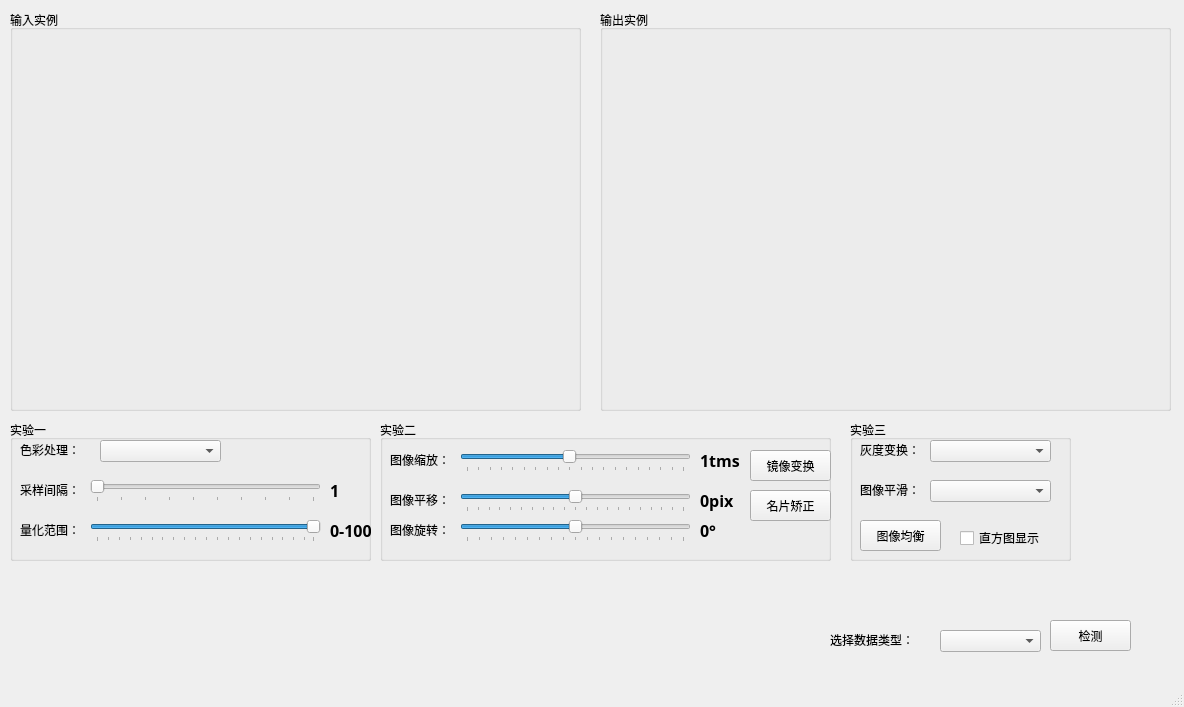
<?xml version="1.0" encoding="UTF-8"?>
<ui version="4.0">
 <class>MainWindow</class>
 <widget class="QMainWindow" name="MainWindow">
  <property name="geometry">
   <rect>
    <x>0</x>
    <y>0</y>
    <width>1184</width>
    <height>707</height>
   </rect>
  </property>
  <property name="windowTitle">
   <string>MainWindow</string>
  </property>
  <widget class="QWidget" name="centralwidget">
   <widget class="QGroupBox" name="groupBox_AftShow">
    <property name="geometry">
     <rect>
      <x>600</x>
      <y>10</y>
      <width>571</width>
      <height>401</height>
     </rect>
    </property>
    <property name="title">
     <string>输出实例</string>
    </property>
    <widget class="QLabel" name="label_AftPicShow">
     <property name="geometry">
      <rect>
       <x>10</x>
       <y>20</y>
       <width>551</width>
       <height>371</height>
      </rect>
     </property>
     <property name="text">
      <string/>
     </property>
    </widget>
   </widget>
   <widget class="QGroupBox" name="groupBox_PreShow">
    <property name="geometry">
     <rect>
      <x>10</x>
      <y>10</y>
      <width>571</width>
      <height>401</height>
     </rect>
    </property>
    <property name="title">
     <string>输入实例</string>
    </property>
    <widget class="QLabel" name="label_PrePicShow">
     <property name="geometry">
      <rect>
       <x>10</x>
       <y>20</y>
       <width>551</width>
       <height>371</height>
      </rect>
     </property>
     <property name="text">
      <string/>
     </property>
     <property name="scaledContents">
      <bool>true</bool>
     </property>
    </widget>
   </widget>
   <widget class="QGroupBox" name="groupBox">
    <property name="geometry">
     <rect>
      <x>10</x>
      <y>420</y>
      <width>361</width>
      <height>141</height>
     </rect>
    </property>
    <property name="font">
     <font>
      <family>Times New Roman</family>
     </font>
    </property>
    <property name="title">
     <string>实验一</string>
    </property>
    <widget class="QLabel" name="label_datatype_2">
     <property name="geometry">
      <rect>
       <x>10</x>
       <y>20</y>
       <width>71</width>
       <height>20</height>
      </rect>
     </property>
     <property name="text">
      <string>色彩处理：</string>
     </property>
    </widget>
    <widget class="QComboBox" name="comboBox_ColorDeal">
     <property name="geometry">
      <rect>
       <x>90</x>
       <y>20</y>
       <width>121</width>
       <height>22</height>
      </rect>
     </property>
     <item>
      <property name="text">
       <string/>
      </property>
     </item>
     <item>
      <property name="text">
       <string>反色处理</string>
      </property>
     </item>
     <item>
      <property name="text">
       <string>灰值化</string>
      </property>
     </item>
     <item>
      <property name="text">
       <string>Lab颜色模型</string>
      </property>
     </item>
     <item>
      <property name="text">
       <string>YCrCb颜色模型</string>
      </property>
     </item>
     <item>
      <property name="text">
       <string>HSI颜色模型</string>
      </property>
     </item>
    </widget>
    <widget class="QSlider" name="slider_ImgSample">
     <property name="geometry">
      <rect>
       <x>80</x>
       <y>60</y>
       <width>231</width>
       <height>22</height>
      </rect>
     </property>
     <property name="minimum">
      <number>1</number>
     </property>
     <property name="maximum">
      <number>10</number>
     </property>
     <property name="singleStep">
      <number>1</number>
     </property>
     <property name="orientation">
      <enum>Qt::Horizontal</enum>
     </property>
     <property name="tickPosition">
      <enum>QSlider::TicksBelow</enum>
     </property>
     <property name="tickInterval">
      <number>1</number>
     </property>
    </widget>
    <widget class="QLabel" name="label_datatype_3">
     <property name="geometry">
      <rect>
       <x>10</x>
       <y>60</y>
       <width>71</width>
       <height>20</height>
      </rect>
     </property>
     <property name="text">
      <string>采样间隔：</string>
     </property>
    </widget>
    <widget class="QLabel" name="label_sample">
     <property name="geometry">
      <rect>
       <x>320</x>
       <y>60</y>
       <width>31</width>
       <height>21</height>
      </rect>
     </property>
     <property name="font">
      <font>
       <family>Agency FB</family>
       <pointsize>12</pointsize>
       <weight>75</weight>
       <bold>true</bold>
      </font>
     </property>
     <property name="text">
      <string>1</string>
     </property>
    </widget>
    <widget class="QSlider" name="slider_ImgQuanty">
     <property name="geometry">
      <rect>
       <x>80</x>
       <y>100</y>
       <width>231</width>
       <height>22</height>
      </rect>
     </property>
     <property name="minimum">
      <number>1</number>
     </property>
     <property name="maximum">
      <number>100</number>
     </property>
     <property name="singleStep">
      <number>5</number>
     </property>
     <property name="value">
      <number>100</number>
     </property>
     <property name="orientation">
      <enum>Qt::Horizontal</enum>
     </property>
     <property name="tickPosition">
      <enum>QSlider::TicksBelow</enum>
     </property>
     <property name="tickInterval">
      <number>5</number>
     </property>
    </widget>
    <widget class="QLabel" name="label_datatype_4">
     <property name="geometry">
      <rect>
       <x>10</x>
       <y>100</y>
       <width>71</width>
       <height>20</height>
      </rect>
     </property>
     <property name="text">
      <string>量化范围：</string>
     </property>
    </widget>
    <widget class="QLabel" name="label_quanty">
     <property name="geometry">
      <rect>
       <x>320</x>
       <y>100</y>
       <width>41</width>
       <height>21</height>
      </rect>
     </property>
     <property name="font">
      <font>
       <family>Agency FB</family>
       <pointsize>12</pointsize>
       <weight>75</weight>
       <bold>true</bold>
      </font>
     </property>
     <property name="text">
      <string>0-100</string>
     </property>
    </widget>
   </widget>
   <widget class="QLabel" name="label_datatype">
    <property name="geometry">
     <rect>
      <x>830</x>
      <y>630</y>
      <width>101</width>
      <height>20</height>
     </rect>
    </property>
    <property name="text">
     <string>选择数据类型：</string>
    </property>
   </widget>
   <widget class="QComboBox" name="comboBox_SelectData">
    <property name="geometry">
     <rect>
      <x>940</x>
      <y>630</y>
      <width>101</width>
      <height>22</height>
     </rect>
    </property>
    <item>
     <property name="text">
      <string/>
     </property>
    </item>
    <item>
     <property name="text">
      <string>读入图像</string>
     </property>
    </item>
    <item>
     <property name="text">
      <string>读入本地视频</string>
     </property>
    </item>
   </widget>
   <widget class="QGroupBox" name="groupBox_2">
    <property name="geometry">
     <rect>
      <x>380</x>
      <y>420</y>
      <width>451</width>
      <height>141</height>
     </rect>
    </property>
    <property name="font">
     <font>
      <family>Times New Roman</family>
     </font>
    </property>
    <property name="title">
     <string>实验二</string>
    </property>
    <widget class="QSlider" name="slider_ImgZoom">
     <property name="geometry">
      <rect>
       <x>80</x>
       <y>30</y>
       <width>231</width>
       <height>22</height>
      </rect>
     </property>
     <property name="minimum">
      <number>-9</number>
     </property>
     <property name="maximum">
      <number>10</number>
     </property>
     <property name="singleStep">
      <number>1</number>
     </property>
     <property name="sliderPosition">
      <number>0</number>
     </property>
     <property name="orientation">
      <enum>Qt::Horizontal</enum>
     </property>
     <property name="tickPosition">
      <enum>QSlider::TicksBelow</enum>
     </property>
     <property name="tickInterval">
      <number>1</number>
     </property>
    </widget>
    <widget class="QLabel" name="label_datatype_9">
     <property name="geometry">
      <rect>
       <x>10</x>
       <y>30</y>
       <width>71</width>
       <height>20</height>
      </rect>
     </property>
     <property name="text">
      <string>图像缩放：</string>
     </property>
    </widget>
    <widget class="QLabel" name="label_zoom">
     <property name="geometry">
      <rect>
       <x>320</x>
       <y>30</y>
       <width>41</width>
       <height>21</height>
      </rect>
     </property>
     <property name="font">
      <font>
       <family>Agency FB</family>
       <pointsize>12</pointsize>
       <weight>75</weight>
       <bold>true</bold>
      </font>
     </property>
     <property name="text">
      <string>1tms</string>
     </property>
    </widget>
    <widget class="QSlider" name="slider_ImgTranslation">
     <property name="geometry">
      <rect>
       <x>80</x>
       <y>70</y>
       <width>231</width>
       <height>22</height>
      </rect>
     </property>
     <property name="minimum">
      <number>-100</number>
     </property>
     <property name="maximum">
      <number>100</number>
     </property>
     <property name="singleStep">
      <number>10</number>
     </property>
     <property name="value">
      <number>0</number>
     </property>
     <property name="sliderPosition">
      <number>0</number>
     </property>
     <property name="orientation">
      <enum>Qt::Horizontal</enum>
     </property>
     <property name="tickPosition">
      <enum>QSlider::TicksBelow</enum>
     </property>
     <property name="tickInterval">
      <number>10</number>
     </property>
    </widget>
    <widget class="QLabel" name="label_datatype_10">
     <property name="geometry">
      <rect>
       <x>10</x>
       <y>70</y>
       <width>71</width>
       <height>20</height>
      </rect>
     </property>
     <property name="text">
      <string>图像平移：</string>
     </property>
    </widget>
    <widget class="QLabel" name="label_tanslation">
     <property name="geometry">
      <rect>
       <x>320</x>
       <y>70</y>
       <width>41</width>
       <height>21</height>
      </rect>
     </property>
     <property name="font">
      <font>
       <family>Agency FB</family>
       <pointsize>12</pointsize>
       <weight>75</weight>
       <bold>true</bold>
      </font>
     </property>
     <property name="text">
      <string>0pix</string>
     </property>
    </widget>
    <widget class="QPushButton" name="pushButton_ImgeMirroring">
     <property name="geometry">
      <rect>
       <x>370</x>
       <y>30</y>
       <width>81</width>
       <height>31</height>
      </rect>
     </property>
     <property name="text">
      <string>镜像变换</string>
     </property>
    </widget>
    <widget class="QSlider" name="slider_ImgRotate">
     <property name="geometry">
      <rect>
       <x>80</x>
       <y>100</y>
       <width>231</width>
       <height>22</height>
      </rect>
     </property>
     <property name="minimum">
      <number>-90</number>
     </property>
     <property name="maximum">
      <number>90</number>
     </property>
     <property name="singleStep">
      <number>10</number>
     </property>
     <property name="value">
      <number>0</number>
     </property>
     <property name="sliderPosition">
      <number>0</number>
     </property>
     <property name="orientation">
      <enum>Qt::Horizontal</enum>
     </property>
     <property name="tickPosition">
      <enum>QSlider::TicksBelow</enum>
     </property>
     <property name="tickInterval">
      <number>10</number>
     </property>
    </widget>
    <widget class="QLabel" name="label_datatype_11">
     <property name="geometry">
      <rect>
       <x>10</x>
       <y>100</y>
       <width>71</width>
       <height>20</height>
      </rect>
     </property>
     <property name="text">
      <string>图像旋转：</string>
     </property>
    </widget>
    <widget class="QLabel" name="label_rotate">
     <property name="geometry">
      <rect>
       <x>320</x>
       <y>100</y>
       <width>41</width>
       <height>21</height>
      </rect>
     </property>
     <property name="font">
      <font>
       <family>Agency FB</family>
       <pointsize>12</pointsize>
       <weight>75</weight>
       <bold>true</bold>
      </font>
     </property>
     <property name="text">
      <string>0°</string>
     </property>
    </widget>
    <widget class="QPushButton" name="pushButton_CardCorrect">
     <property name="geometry">
      <rect>
       <x>370</x>
       <y>70</y>
       <width>81</width>
       <height>31</height>
      </rect>
     </property>
     <property name="text">
      <string>名片矫正</string>
     </property>
    </widget>
   </widget>
   <widget class="QPushButton" name="pushButton_VideoDisplay">
    <property name="geometry">
     <rect>
      <x>1050</x>
      <y>620</y>
      <width>81</width>
      <height>31</height>
     </rect>
    </property>
    <property name="text">
     <string>检测</string>
    </property>
   </widget>
   <widget class="QGroupBox" name="groupBox_3">
    <property name="geometry">
     <rect>
      <x>850</x>
      <y>420</y>
      <width>221</width>
      <height>141</height>
     </rect>
    </property>
    <property name="title">
     <string>实验三</string>
    </property>
    <widget class="QLabel" name="label_datatype_12">
     <property name="geometry">
      <rect>
       <x>10</x>
       <y>20</y>
       <width>71</width>
       <height>20</height>
      </rect>
     </property>
     <property name="text">
      <string>灰度变换：</string>
     </property>
    </widget>
    <widget class="QComboBox" name="comboBox_GrayDeal">
     <property name="geometry">
      <rect>
       <x>80</x>
       <y>20</y>
       <width>121</width>
       <height>22</height>
      </rect>
     </property>
     <item>
      <property name="text">
       <string/>
      </property>
     </item>
     <item>
      <property name="text">
       <string>线性变换</string>
      </property>
     </item>
     <item>
      <property name="text">
       <string>对数变换</string>
      </property>
     </item>
     <item>
      <property name="text">
       <string>指数变换</string>
      </property>
     </item>
     <item>
      <property name="text">
       <string>幂律变换</string>
      </property>
     </item>
    </widget>
    <widget class="QPushButton" name="pushButton_HistEqual">
     <property name="geometry">
      <rect>
       <x>10</x>
       <y>100</y>
       <width>81</width>
       <height>31</height>
      </rect>
     </property>
     <property name="text">
      <string>图像均衡</string>
     </property>
    </widget>
    <widget class="QCheckBox" name="checkBox_hist">
     <property name="geometry">
      <rect>
       <x>110</x>
       <y>110</y>
       <width>81</width>
       <height>16</height>
      </rect>
     </property>
     <property name="text">
      <string>直方图显示</string>
     </property>
    </widget>
    <widget class="QLabel" name="label_datatype_13">
     <property name="geometry">
      <rect>
       <x>10</x>
       <y>60</y>
       <width>71</width>
       <height>20</height>
      </rect>
     </property>
     <property name="text">
      <string>图像平滑：</string>
     </property>
    </widget>
    <widget class="QComboBox" name="comboBox_ImgSmooth">
     <property name="geometry">
      <rect>
       <x>80</x>
       <y>60</y>
       <width>121</width>
       <height>22</height>
      </rect>
     </property>
     <item>
      <property name="text">
       <string/>
      </property>
     </item>
     <item>
      <property name="text">
       <string>邻域平均滤波</string>
      </property>
     </item>
     <item>
      <property name="text">
       <string>中值滤波</string>
      </property>
     </item>
    </widget>
   </widget>
  </widget>
  <widget class="QMenuBar" name="menubar">
   <property name="geometry">
    <rect>
     <x>0</x>
     <y>0</y>
     <width>1184</width>
     <height>26</height>
    </rect>
   </property>
  </widget>
  <widget class="QStatusBar" name="statusbar"/>
 </widget>
 <resources/>
 <connections>
  <connection>
   <sender>comboBox_SelectData</sender>
   <signal>currentIndexChanged(int)</signal>
   <receiver>MainWindow</receiver>
   <slot>onbuttonclick_selectDataType()</slot>
   <hints>
    <hint type="sourcelabel">
     <x>990</x>
     <y>674</y>
    </hint>
    <hint type="destinationlabel">
     <x>6</x>
     <y>632</y>
    </hint>
   </hints>
  </connection>
  <connection>
   <sender>comboBox_ColorDeal</sender>
   <signal>currentIndexChanged(int)</signal>
   <receiver>MainWindow</receiver>
   <slot>oncombox_selectColorType()</slot>
   <hints>
    <hint type="sourcelabel">
     <x>169</x>
     <y>484</y>
    </hint>
    <hint type="destinationlabel">
     <x>461</x>
     <y>587</y>
    </hint>
   </hints>
  </connection>
  <connection>
   <sender>slider_ImgSample</sender>
   <signal>valueChanged(int)</signal>
   <receiver>MainWindow</receiver>
   <slot>onslide_imgSample()</slot>
   <hints>
    <hint type="sourcelabel">
     <x>119</x>
     <y>524</y>
    </hint>
    <hint type="destinationlabel">
     <x>430</x>
     <y>562</y>
    </hint>
   </hints>
  </connection>
  <connection>
   <sender>slider_ImgQuanty</sender>
   <signal>valueChanged(int)</signal>
   <receiver>MainWindow</receiver>
   <slot>onslide_imgQuanty()</slot>
   <hints>
    <hint type="sourcelabel">
     <x>181</x>
     <y>564</y>
    </hint>
    <hint type="destinationlabel">
     <x>233</x>
     <y>678</y>
    </hint>
   </hints>
  </connection>
  <connection>
   <sender>slider_ImgZoom</sender>
   <signal>valueChanged(int)</signal>
   <receiver>MainWindow</receiver>
   <slot>onslide_imgZoom()</slot>
   <hints>
    <hint type="sourcelabel">
     <x>690</x>
     <y>494</y>
    </hint>
    <hint type="destinationlabel">
     <x>771</x>
     <y>532</y>
    </hint>
   </hints>
  </connection>
  <connection>
   <sender>slider_ImgTranslation</sender>
   <signal>valueChanged(int)</signal>
   <receiver>MainWindow</receiver>
   <slot>onslide_imgTranslation()</slot>
   <hints>
    <hint type="sourcelabel">
     <x>620</x>
     <y>534</y>
    </hint>
    <hint type="destinationlabel">
     <x>773</x>
     <y>565</y>
    </hint>
   </hints>
  </connection>
  <connection>
   <sender>slider_ImgRotate</sender>
   <signal>valueChanged(int)</signal>
   <receiver>MainWindow</receiver>
   <slot>onslide_imgRotation()</slot>
   <hints>
    <hint type="sourcelabel">
     <x>563</x>
     <y>564</y>
    </hint>
    <hint type="destinationlabel">
     <x>856</x>
     <y>582</y>
    </hint>
   </hints>
  </connection>
  <connection>
   <sender>pushButton_VideoDisplay</sender>
   <signal>clicked()</signal>
   <receiver>MainWindow</receiver>
   <slot>onbuttonclick_videodisplay()</slot>
   <hints>
    <hint type="sourcelabel">
     <x>1130</x>
     <y>672</y>
    </hint>
    <hint type="destinationlabel">
     <x>1133</x>
     <y>604</y>
    </hint>
   </hints>
  </connection>
  <connection>
   <sender>pushButton_CardCorrect</sender>
   <signal>clicked()</signal>
   <receiver>MainWindow</receiver>
   <slot>onbuttonclick_cardCrrection()</slot>
   <hints>
    <hint type="sourcelabel">
     <x>812</x>
     <y>543</y>
    </hint>
    <hint type="destinationlabel">
     <x>881</x>
     <y>610</y>
    </hint>
   </hints>
  </connection>
  <connection>
   <sender>pushButton_ImgeMirroring</sender>
   <signal>clicked()</signal>
   <receiver>MainWindow</receiver>
   <slot>onbuttonclick_imgMirror()</slot>
   <hints>
    <hint type="sourcelabel">
     <x>820</x>
     <y>503</y>
    </hint>
    <hint type="destinationlabel">
     <x>897</x>
     <y>543</y>
    </hint>
   </hints>
  </connection>
  <connection>
   <sender>comboBox_GrayDeal</sender>
   <signal>currentIndexChanged(int)</signal>
   <receiver>MainWindow</receiver>
   <slot>oncombox_selectGrayDeal()</slot>
   <hints>
    <hint type="sourcelabel">
     <x>962</x>
     <y>484</y>
    </hint>
    <hint type="destinationlabel">
     <x>839</x>
     <y>464</y>
    </hint>
   </hints>
  </connection>
  <connection>
   <sender>pushButton_HistEqual</sender>
   <signal>clicked()</signal>
   <receiver>MainWindow</receiver>
   <slot>onbutttonclick_histEqual()</slot>
   <hints>
    <hint type="sourcelabel">
     <x>912</x>
     <y>573</y>
    </hint>
    <hint type="destinationlabel">
     <x>844</x>
     <y>434</y>
    </hint>
   </hints>
  </connection>
  <connection>
   <sender>comboBox_ImgSmooth</sender>
   <signal>currentIndexChanged(int)</signal>
   <receiver>MainWindow</receiver>
   <slot>oncombox_selectConvType()</slot>
   <hints>
    <hint type="sourcelabel">
     <x>997</x>
     <y>513</y>
    </hint>
    <hint type="destinationlabel">
     <x>1080</x>
     <y>439</y>
    </hint>
   </hints>
  </connection>
 </connections>
 <slots>
  <signal>clicked()</signal>
  <slot>onbuttonclick_picdetect()</slot>
  <slot>onbuttonclick_videodetect()</slot>
  <slot>onbuttonclick_selectDataType()</slot>
  <slot>onbuttonclick_videodisplay()</slot>
  <slot>onbuttonclick_videopause()</slot>
  <slot>onbuttonclick_selectDetect()</slot>
  <slot>oncombox_selectColorType()</slot>
  <slot>onslide_imgSample()</slot>
  <slot>onslide_imgQuanty()</slot>
  <slot>onslide_imgZoom()</slot>
  <slot>onslide_imgTranslation()</slot>
  <slot>onslide_imgRotation()</slot>
  <slot>onbuttonclick_cardCrrection()</slot>
  <slot>onbuttonclick_imgMirror()</slot>
  <slot>oncombox_selectGrayDeal()</slot>
  <slot>onbutttonclick_histEqual()</slot>
  <slot>oncombox_selectConvType()</slot>
 </slots>
</ui>
